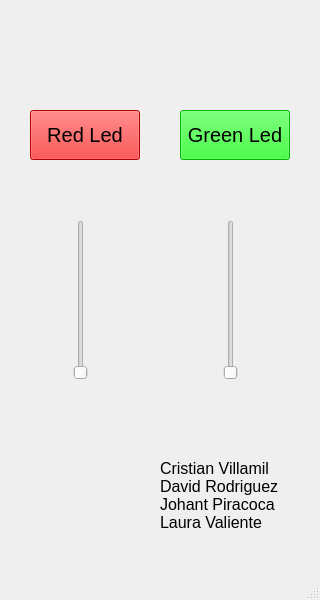
<?xml version="1.0" encoding="UTF-8"?>
<ui version="4.0">
 <class>MainWindow</class>
 <widget class="QMainWindow" name="MainWindow">
  <property name="geometry">
   <rect>
    <x>0</x>
    <y>0</y>
    <width>320</width>
    <height>600</height>
   </rect>
  </property>
  <property name="windowTitle">
   <string>SitBlock</string>
  </property>
  <widget class="QWidget" name="centralwidget">
   <widget class="QSlider" name="led1_slider">
    <property name="geometry">
     <rect>
      <x>60</x>
      <y>220</y>
      <width>41</width>
      <height>160</height>
     </rect>
    </property>
    <property name="styleSheet">
     <string notr="true">alternate-background-color: rgb(75, 255, 249);</string>
    </property>
   </widget>
   <widget class="QSlider" name="led2_slider">
    <property name="geometry">
     <rect>
      <x>210</x>
      <y>220</y>
      <width>41</width>
      <height>160</height>
     </rect>
    </property>
    <property name="styleSheet">
     <string notr="true">border-top-color: rgb(255, 85, 127);</string>
    </property>
   </widget>
   <widget class="QPushButton" name="red_button">
    <property name="geometry">
     <rect>
      <x>30</x>
      <y>110</y>
      <width>110</width>
      <height>50</height>
     </rect>
    </property>
    <property name="font">
     <font>
      <pointsize>15</pointsize>
     </font>
    </property>
    <property name="styleSheet">
     <string notr="true">background-color: rgb(255, 0, 0);</string>
    </property>
    <property name="text">
     <string>Red Led</string>
    </property>
   </widget>
   <widget class="QPushButton" name="green_button">
    <property name="geometry">
     <rect>
      <x>180</x>
      <y>110</y>
      <width>110</width>
      <height>50</height>
     </rect>
    </property>
    <property name="font">
     <font>
      <pointsize>15</pointsize>
     </font>
    </property>
    <property name="styleSheet">
     <string notr="true">background-color: rgb(0, 255, 0);</string>
    </property>
    <property name="text">
     <string>Green Led</string>
    </property>
   </widget>
   <widget class="QLabel" name="logo_label">
    <property name="geometry">
     <rect>
      <x>10</x>
      <y>420</y>
      <width>150</width>
      <height>150</height>
     </rect>
    </property>
    <property name="text">
     <string/>
    </property>
    <property name="pixmap">
     <pixmap>logo_ecci2.png</pixmap>
    </property>
    <property name="scaledContents">
     <bool>true</bool>
    </property>
   </widget>
   <widget class="QLabel" name="names_label">
    <property name="geometry">
     <rect>
      <x>160</x>
      <y>420</y>
      <width>150</width>
      <height>150</height>
     </rect>
    </property>
    <property name="font">
     <font>
      <pointsize>12</pointsize>
     </font>
    </property>
    <property name="text">
     <string>Cristian Villamil
David Rodriguez
Johant Piracoca
Laura Valiente</string>
    </property>
    <property name="margin">
     <number>3</number>
    </property>
   </widget>
  </widget>
  <widget class="QMenuBar" name="menubar">
   <property name="geometry">
    <rect>
     <x>0</x>
     <y>0</y>
     <width>320</width>
     <height>19</height>
    </rect>
   </property>
  </widget>
  <widget class="QStatusBar" name="statusbar"/>
 </widget>
 <resources/>
 <connections/>
</ui>
